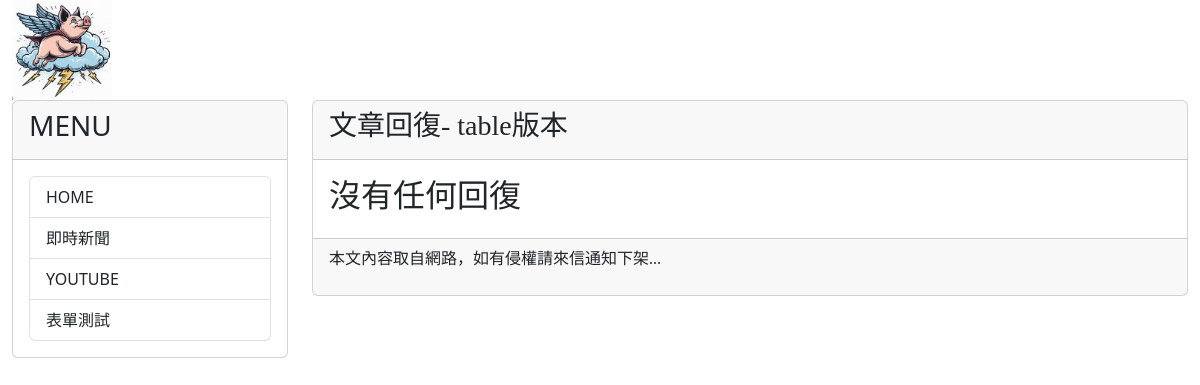
The app's page /post/9/comments, older data.
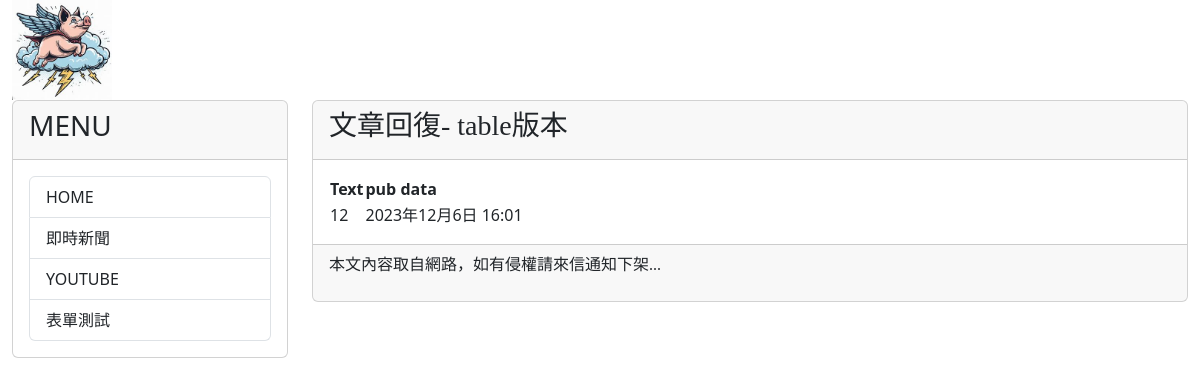
The same page, newer data.
### mysite/models.py (models this page shows, shortened)
class Comment(models.Model):
    post = models.ForeignKey(Post, on_delete=models.CASCADE)
    text = models.CharField(max_length=200)
    pub_date = models.DateTimeField(auto_now_add=True)

### mysite/views.py (the view)
# urls.py: path('post/<int:post_id>/comments', views.show_comments, name='show-comments'),
def show_comments(request, post_id):
    comments = Post.objects.get(id=post_id).comment_set.all()
    return render(request, 'comments.html', locals())

### mysite/templates/comments.html (shortened to what this page needs)
{% extends "base2.html" %}
{% block headmessage %}
<h3 style='font-family:標楷體;'>文章回復- table版本</a>
{% endblock headmessage %}
{% block content %}
{% for c in comments %}
{% if forloop.first %}
<table>
    <tr background="#cccccc">
        <th>Text</th>
        <th>pub data</th>
    </tr>
{% endif %}
    <tr background='{% cycle "#ffccff" "#ccffcc" %}'>
        <td>{{ c.text }}</td>
        <td>{{ c.pub_date }}</td>
    </tr>
{% if forloop.last %}
</table>
{% endif %}
{% empty %}
<h2>沒有任何回復</h2>
{% endfor %}
{% endblock content %}

Row changes from the older to the newer data that the page shows:
added Comment: text "12", pub_date "2023年12月6日 16:01"
Text that changed along with them:
text no longer shown: "沒有任何回復"
